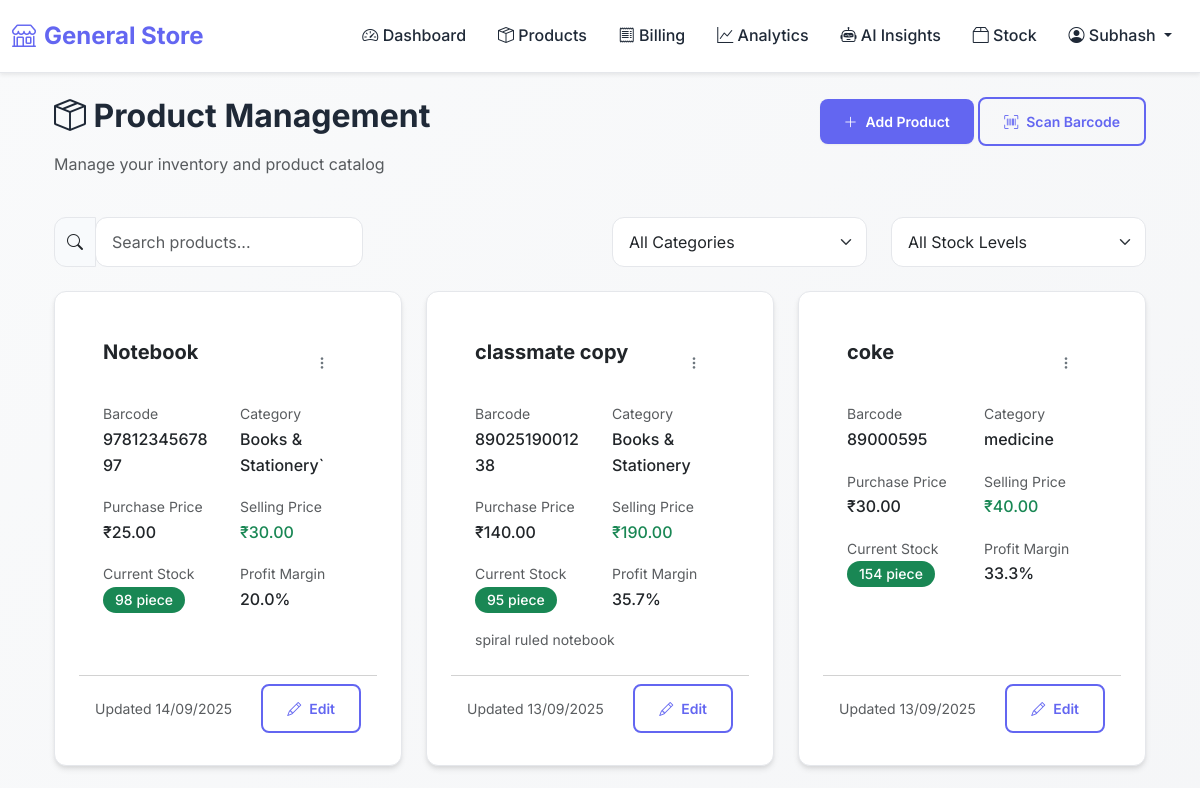
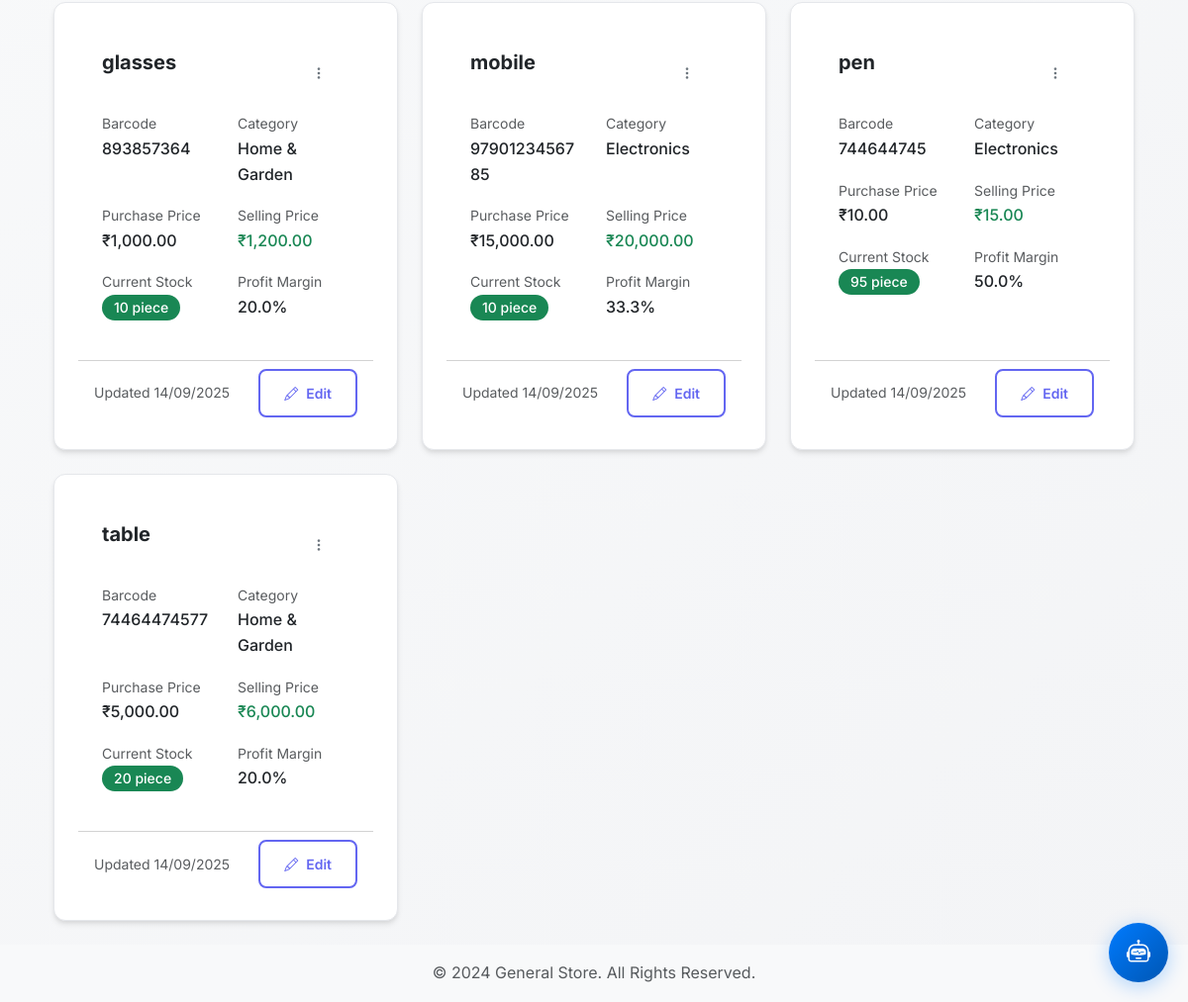
Screenshot of /products (signed in) with the database file from the repository (2 pictures, top to bottom).
### models.py (models this page shows, shortened)
class User(UserMixin, db.Model):
    __tablename__ = 'users'
    id = db.Column(db.Integer, primary_key=True)
    username = db.Column(db.String(80), unique=True, nullable=False)
    password_hash = db.Column(db.String(120), nullable=False)
    shop_name = db.Column(db.String(200))
    shop_address = db.Column(db.String(500))
    phone = db.Column(db.String(20))
    email = db.Column(db.String(120))
    min_stock_alert_threshold = db.Column(db.Integer, default=5) # New field
    session_timeout = db.Column(db.Integer, default=60)
    two_factor_auth = db.Column(db.Boolean, default=False)
    theme = db.Column(db.String(20), default='light')
    accent_color = db.Column(db.String(20), default='blue')
    items_per_page = db.Column(db.Integer, default=25)
    compact_mode = db.Column(db.Boolean, default=False)
    auto_backup = db.Column(db.Boolean, default=False)
    backup_retention = db.Column(db.Integer, default=30)
    gst_number = db.Column(db.String(20))
    city = db.Column(db.String(100))
    state = db.Column(db.String(100))
    pincode = db.Column(db.String(10))
    auto_reorder_level = db.Column(db.Integer, default=5)
    default_tax_rate = db.Column(db.Float, default=18.0)
    currency = db.Column(db.String(10), default='INR')
    enable_barcode_scanning = db.Column(db.Boolean, default=True)
    enable_stock_alerts = db.Column(db.Boolean, default=True)
    email_low_stock = db.Column(db.Boolean, default=False)
    email_daily_summary = db.Column(db.Boolean, default=False)
    email_weekly_report = db.Column(db.Boolean, default=False)
    browser_notifications = db.Column(db.Boolean, default=True)
    sound_alerts = db.Column(db.Boolean, default=True)
    created_at = db.Column(db.DateTime, default=datetime.utcnow)
    products = db.relationship('Product', backref='owner', lazy=True, cascade='all, delete-orphan')
    bills = db.relationship('Bill', backref='created_by', lazy=True, cascade='all, delete-orphan')

class Product(db.Model):
    __tablename__ = 'products'
    id = db.Column(db.Integer, primary_key=True)
    barcode = db.Column(db.String(100), nullable=False, index=True)
    name = db.Column(db.String(200), nullable=False)
    description = db.Column(db.Text)
    category = db.Column(db.String(100))
    brand = db.Column(db.String(100))
    purchase_price = db.Column(db.Float, nullable=False)
    selling_price = db.Column(db.Float, nullable=False)
    current_stock = db.Column(db.Integer, default=0)
    min_stock_level = db.Column(db.Integer, default=5)
    unit = db.Column(db.String(50), default='piece')  # piece, kg, liter, etc.
    image_url = db.Column(db.String(500))
    user_id = db.Column(db.Integer, db.ForeignKey('users.id'), nullable=False)
    created_at = db.Column(db.DateTime, default=datetime.utcnow)
    updated_at = db.Column(db.DateTime, default=datetime.utcnow, onupdate=datetime.utcnow)
    stock_movements = db.relationship('StockMovement', backref='product', lazy=True, cascade='all, delete-orphan')
    bill_items = db.relationship('BillItem', backref='product', lazy=True)
    @property
    def profit_margin(self):
        if self.purchase_price > 0:
            return ((self.selling_price - self.purchase_price) / self.purchase_price) * 100
        return 0
    @property
    def is_low_stock(self):
        return self.current_stock <= self.min_stock_level

### app.py (the view, shortened to what this page needs)
@app.route('/products')
@login_required
def products():
    search = request.args.get('search', '')
    category = request.args.get('category', '')
    page = request.args.get('page', 1, type=int)
    per_page = 50  # Limit products per page for better performance
    query = Product.query.filter_by(user_id=current_user.id)
    if category:
        query = query.filter_by(category=category)
    products_pagination = query.order_by(Product.name).paginate(
        page=page, per_page=per_page, error_out=False
    )
    categories = db.session.query(Product.category).filter(
        Product.user_id == current_user.id,
        Product.category.isnot(None)
    ).distinct().all()
    return render_template('products.html',
                         products=products_pagination.items,
                         categories=categories,
                         pagination=products_pagination)

### templates/products.html (shortened to what this page needs)
{% extends "base.html" %}
{% block content %}
<div class="container-fluid">
    <div class="row mb-4">
        <div class="col-md-8">
            <h2><i class="bi bi-box-seam"></i> Product Management</h2>
            <p class="text-muted">Manage your inventory and product catalog</p>
        </div>
        <div class="col-md-4 text-end">
            <a href="{{ url_for('add_product') }}" class="btn btn-primary">
                <i class="bi bi-plus-lg"></i> Add Product
            </a>
            <button class="btn btn-outline-primary" onclick="startBarcodeScanner()">
                <i class="bi bi-upc-scan"></i> Scan Barcode
            </button>
        </div>
    </div>
    <div class="row mb-4">
        <div class="col-md-6">
            <div class="input-group">
                <span class="input-group-text"><i class="bi bi-search"></i></span>
                <input type="text" class="form-control" placeholder="Search products..." id="searchInput" value="{{ request.args.get('search', '') }}">
            </div>
        </div>
        <div class="col-md-3">
            <select class="form-select" id="categoryFilter">
                <option value="">All Categories</option>
            </select>
        </div>
        <div class="col-md-3">
            <select class="form-select" id="stockFilter">
                <option value="">All Stock Levels</option>
            </select>
        </div>
    </div>
    <div class="row" id="productsGrid">
        {% if products %}
            {% for product in products %}
            <div class="col-md-6 col-lg-4 mb-4 product-item"
                 data-category="{{ product.category or '' }}"
                 data-stock="{{ 'low' if product.is_low_stock else ('out' if product.current_stock == 0 else 'good') }}">
                <div class="card product-card h-100">
                    <div class="card-body">
                        <div class="d-flex justify-content-between align-items-start mb-3">
                            <h5 class="card-title mb-0">{{ product.name }}</h5>
                            <div class="dropdown">
                                <button class="btn btn-sm btn-outline-secondary" type="button" data-bs-toggle="dropdown">
                                    <i class="bi bi-three-dots-vertical"></i>
                                </button>
                            </div>
                        </div>
                        <div class="row mb-3">
                            <div class="col-6">
                                <small class="text-muted">Barcode</small>
                                <div class="fw-medium">{{ product.barcode }}</div>
                            </div>
                            <div class="col-6">
                                <small class="text-muted">Category</small>
                                <div class="fw-medium">{{ product.category or 'General' }}</div>
                            </div>
                        </div>
                        <div class="row mb-3">
                            <div class="col-6">
                                <small class="text-muted">Purchase Price</small>
                                <div class="fw-medium">₹{{ "{:,.2f}".format(product.purchase_price) }}</div>
                            </div>
                            <div class="col-6">
                                <small class="text-muted">Selling Price</small>
                                <div class="fw-medium text-success">₹{{ "{:,.2f}".format(product.selling_price) }}</div>
                            </div>
                        </div>
                        <div class="row mb-3">
                            <div class="col-6">
                                <small class="text-muted">Current Stock</small>
                                <div class="fw-medium">
                                    <span class="badge {{ 'bg-danger' if product.current_stock == 0 else ('bg-warning' if product.is_low_stock else 'bg-success') }}">
                                        {{ product.current_stock }} {{ product.unit }}
                                    </span>
                                </div>
                            </div>
                            <div class="col-6">
                                <small class="text-muted">Profit Margin</small>
                                <div class="fw-medium">{{ "{:.1f}".format(product.profit_margin) }}%</div>
                            </div>
                        </div>
                        {% if product.description %}
                        <p class="card-text small text-muted">{{ product.description[:100] }}{% if product.description|length > 100 %}...{% endif %}</p>
                        {% endif %}
                    </div>
                    <div class="card-footer bg-transparent">
                        <div class="d-flex justify-content-between align-items-center">
                            <small class="text-muted">Updated {{ product.updated_at.strftime('%d/%m/%Y') }}</small>
                            <a href="{{ url_for('edit_product', id=product.id) }}" class="btn btn-sm btn-outline-primary">
                                <i class="bi bi-pencil"></i> Edit
                            </a>
                        </div>
                    </div>
                </div>
            </div>
            {% endfor %}
        {% endif %}
    </div>
</div>
{% endblock %}

### templates/base.html (shortened to what this page needs)
<!DOCTYPE html>
<html lang="en">
<head>
    <link href="https://cdn.jsdelivr.net/npm/bootstrap@5.3.2/dist/css/bootstrap.min.css" rel="stylesheet">
    <link href="https://cdn.jsdelivr.net/npm/bootstrap-icons@1.11.1/font/bootstrap-icons.css" rel="stylesheet">
    <link rel="stylesheet" href="{{ url_for('static', filename='css/main.css') }}">
</head>
<body>
    {% if current_user.is_authenticated %}
    <nav class="navbar navbar-expand-lg navbar-light bg-white shadow-sm">
        <div class="container-fluid">
            <a class="navbar-brand" href="{{ url_for('dashboard') }}">
                <i class="bi bi-shop"></i> {{ current_user.shop_name or 'Retail Manager' }}
            </a>
            <div class="collapse navbar-collapse" id="navbarNav">
                <ul class="navbar-nav ms-auto">
                    <li class="nav-item">
                        <a class="nav-link" href="{{ url_for('dashboard') }}">
                            <i class="bi bi-speedometer2"></i> Dashboard
                        </a>
                    </li>
                    <li class="nav-item">
                        <a class="nav-link" href="{{ url_for('products') }}">
                            <i class="bi bi-box-seam"></i> Products
                        </a>
                    </li>
                    <li class="nav-item">
                        <a class="nav-link" href="{{ url_for('billing') }}">
                            <i class="bi bi-receipt"></i> Billing
                        </a>
                    </li>
                    <li class="nav-item">
                        <a class="nav-link" href="{{ url_for('analytics') }}">
                            <i class="bi bi-graph-up"></i> Analytics
                        </a>
                    </li>
                    <li class="nav-item">
                        <a class="nav-link" href="{{ url_for('ai_insights') }}">
                            <i class="bi bi-robot"></i> AI Insights
                        </a>
                    </li>
                    <li class="nav-item">
                        <a class="nav-link" href="{{ url_for('stock_management') }}">
                            <i class="bi bi-box2"></i> Stock
                        </a>
                    </li>
                    <li class="nav-item dropdown">
                        <a class="nav-link dropdown-toggle" href="#" role="button" data-bs-toggle="dropdown">
                            <i class="bi bi-person-circle"></i> {{ current_user.username }}
                        </a>
                    </li>
                </ul>
            </div>
        </div>
    </nav>
    {% endif %}
    <div class="container mt-4 content-section">
        {% block content %}{% endblock %}
    </div>
    {% if current_user.is_authenticated %}
    <footer class="mt-auto py-3 bg-light">
        <div class="container text-center">
            <p class="text-muted mb-0">&copy; 2024 {{ current_user.shop_name or 'Retail Manager' }}. All Rights Reserved.</p>
        </div>
    </footer>
    {% endif %}
</body>
</html>

### rows the page displays
User: shop_name "General Store", username "Subhash"
Product: name "Notebook", barcode "9781234567897", category "Books & Stationery`", purchase_price "25.00", selling_price "30.00", current_stock "98", unit "piece", profit_margin "20.0", updated_at "14/09/2025"
Product: name "classmate copy", barcode "8902519001238", category "Books & Stationery", purchase_price "140.00", selling_price "190.00", current_stock "95", unit "piece", profit_margin "35.7", description "spiral ruled notebook", updated_at "13/09/2025"
Product: name "coke", barcode "89000595", category "medicine", purchase_price "30.00", selling_price "40.00", current_stock "154", unit "piece", profit_margin "33.3", updated_at "13/09/2025"
Product: name "glasses", barcode "893857364", category "Home & Garden", purchase_price "1,000.00", selling_price "1,200.00", current_stock "10", unit "piece", profit_margin "20.0", updated_at "14/09/2025"
Product: name "mobile", barcode "9790123456785", category "Electronics", purchase_price "15,000.00", selling_price "20,000.00", current_stock "10", unit "piece", profit_margin "33.3", updated_at "14/09/2025"
Product: name "pen", barcode "744644745", category "Electronics", purchase_price "10.00", selling_price "15.00", current_stock "95", unit "piece", profit_margin "50.0", updated_at "14/09/2025"
Product: name "table", barcode "74464474577", category "Home & Garden", purchase_price "5,000.00", selling_price "6,000.00", current_stock "20", unit "piece", profit_margin "20.0", updated_at "14/09/2025"
